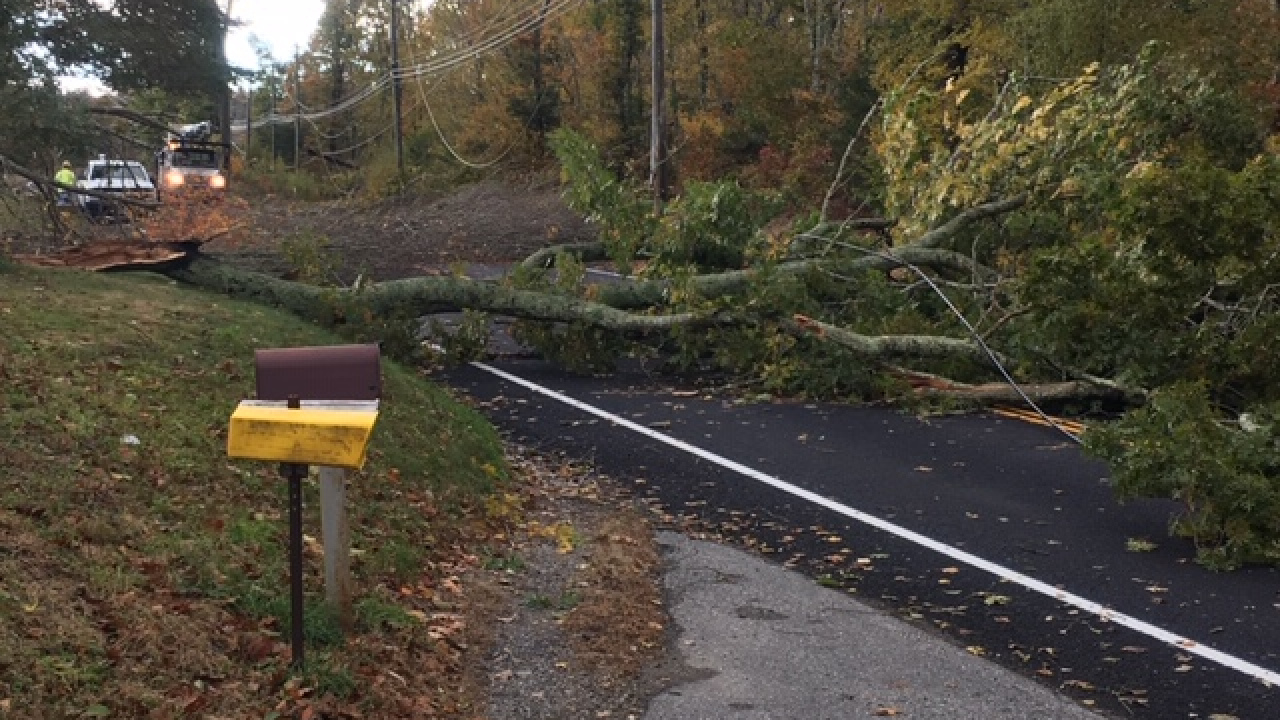
%> input picture 3.jpg, 1280 x 720 px
$ octave CreateSaliencyMap_paper.m   (GNU Octave 9; MATLAB toolbox functions it lacks are replaced by stand-ins)
%> lines starting %> are read from the running program, lines starting %| are printed output that depends on the picture; in (x1, y1, x2, y2) boxes, pixels count from 0 and x2, y2 are one past the last pixel; in counts of white or black regions, pixels touching at a corner belong together; the program's own positions count from 1
### pyramid_reduce.m
%% Reduce an image applying Gaussian/Oriented Gabor Pyramid.
% 一般的操作是，构建高斯核，对原图像卷积，卷完后，偶数行删光
function IResult=pyramid_reduce(I,varargin)
%计算核
Wt2=[1,4,6,4,1;
    4,16,24,16,4;
    6,24,36,24,6;
    4,16,24,16,4;
    1,4,6,4,1]/256;
dim = size(I);
IResult=imfilter(I,Wt2,'same',mean(I(:)));
idx_row=1:2:dim(1);idx_column=1:2:dim(2);
IResult=IResult(idx_row,idx_column);
end

### normalization.m
function output = normalization(input,varargin)
% 先全部规整到[0,1]，随后取所有的局部最大值mi并平均得m，并求得整体最大值M,整张图片最后乘以(M-m)^2
% 所有图片规整到resize大小,如果有的话
if nargin>=2
    resize=varargin{1};
end
input(input<0)=0;
if(max(input(:))~=min(input(:)))
    input=(input - min(input(:))) / (max(input(:)) - min(input(:)))*1;
else
    input=input-input;
end
M=1;
idx=imregionalmax(input,4);idx(:,end)=0;idx(:,1)=0;idx(end,:)=0;idx(1,:)=0;
temp=input(idx);
m=mean(temp(:));
output=input*(M-m)^2;
if nargin>=2
    output=imresize(output,resize,'nearest');
end
end

### CreateSaliencyMap_paper.m
% for paper edition
% 整体上表现得比toolbox来的好，但是对于orientation还是特别差劲
clear
%% load image
image=im2double(imread('3.jpg'));
imagesize=size(image);
%> imagesize = [720 1280 3]
%% get feature(paper edition)
intensity=mean(image,3);
r=zeros(imagesize(1),imagesize(2));g=r;b=r;
idx=intensity>max(intensity(:))/10;
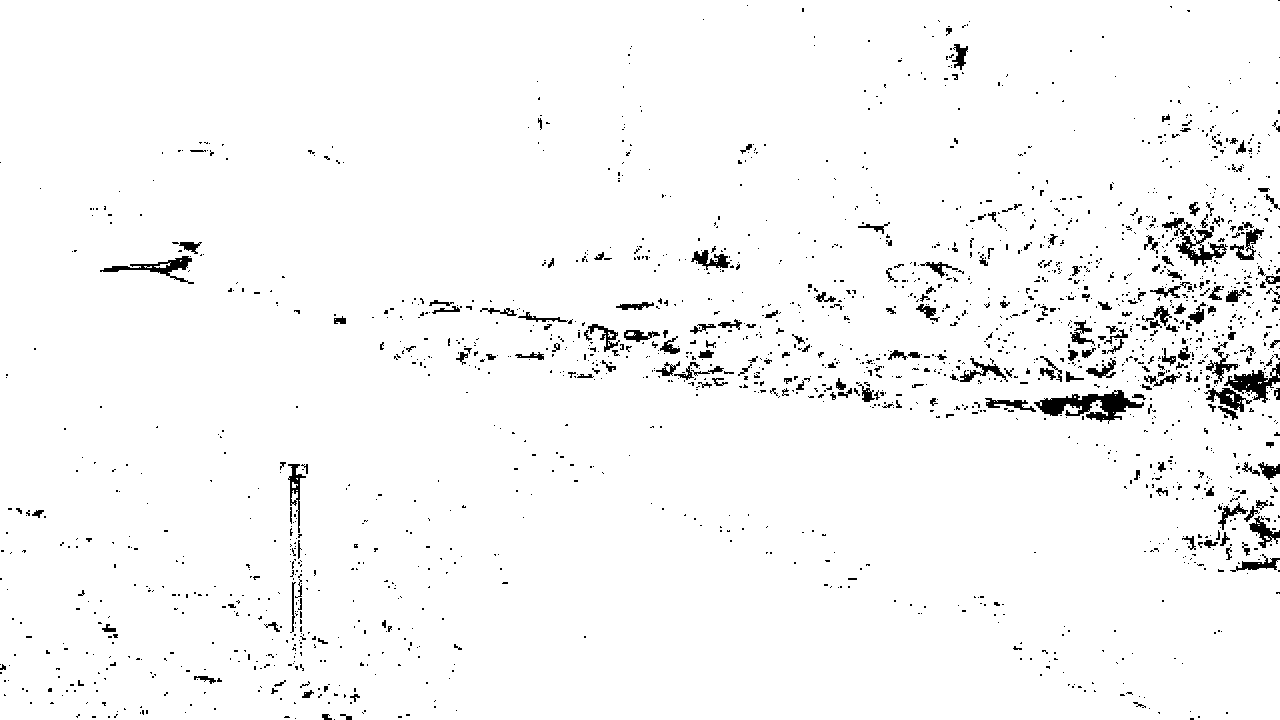
%> idx: size 720x1280 logical; 97.1% white; 1936 black regions (1703 under 20 px), largest, box (x1, y1, x2, y2) and area: (1034, 390, 1144, 424) 1582, (1162, 218, 1228, 266) 910, (1224, 362, 1280, 403) 852
temp=image(:,:,1);r(idx)=temp(idx)./intensity(idx);r(isnan(r))=0;
temp=image(:,:,2);g(idx)=temp(idx)./intensity(idx);g(isnan(g))=0;
temp=image(:,:,3);b(idx)=temp(idx)./intensity(idx);b(isnan(b))=0;
%> after `b(idx)=temp(idx)./intensity(idx)`:
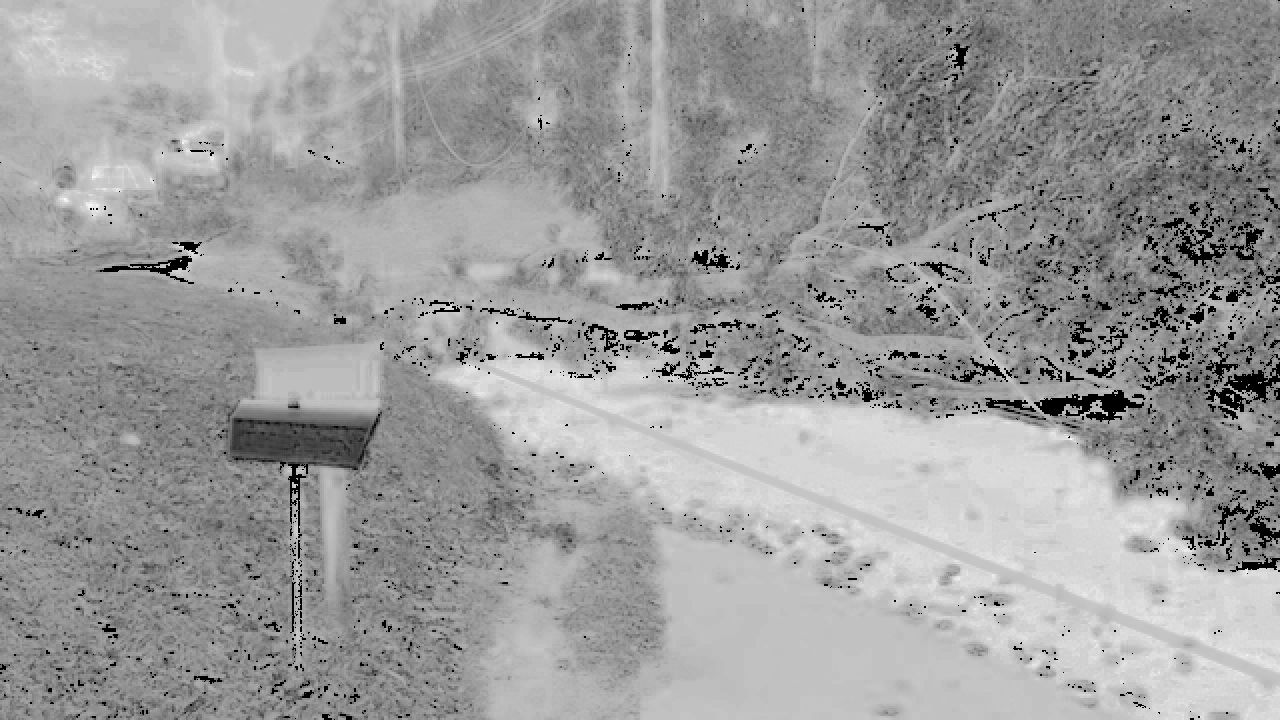
%> b: size 720x1280 double; min 0, max 1.33, mean 0.814; drawn with min black and max white
R=r-(g+b)/2;R(R<0)=0;
%> after `R(R<0)=0`:
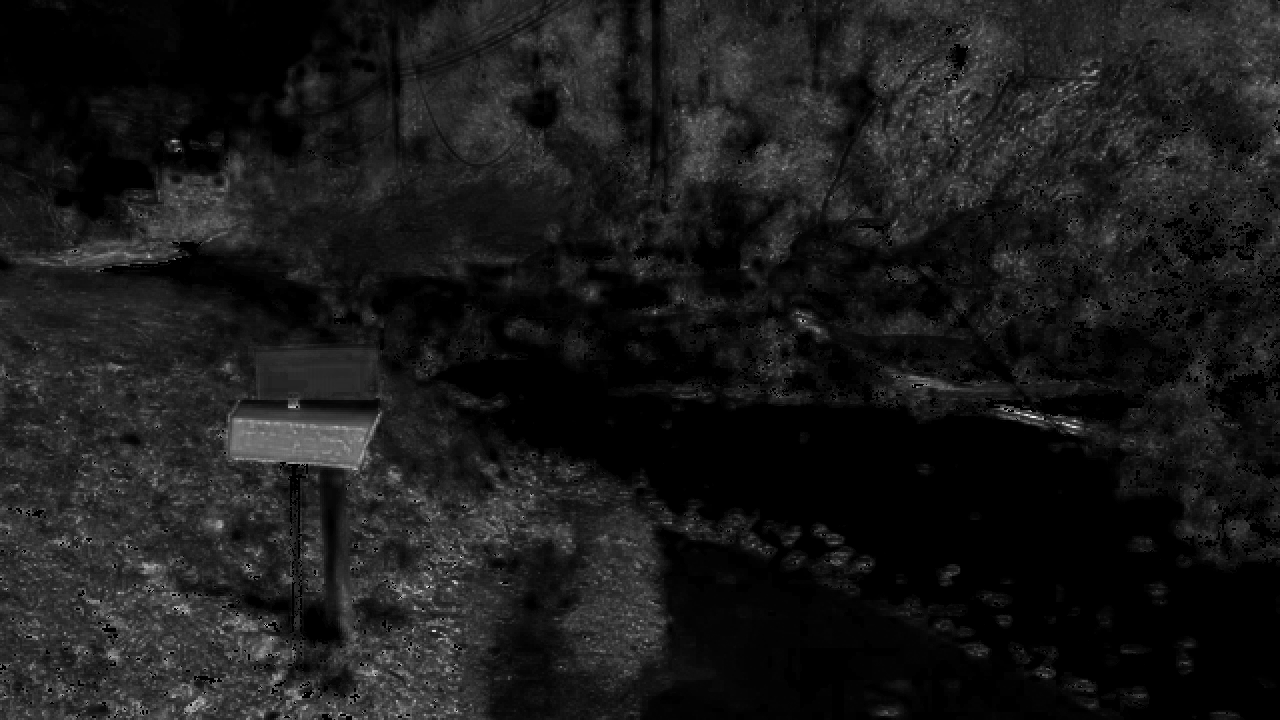
%> R: size 720x1280 double; min 0, max 1.8, mean 0.187; drawn with min black and max white
G=g-(r+b)/2;G(G<0)=0;
B=b-(r+g)/2;B(B<0)=0;
Y=(r+g)/2-abs(r-g)/2-b;Y(Y<0)=0;
%> after `Y(Y<0)=0`:
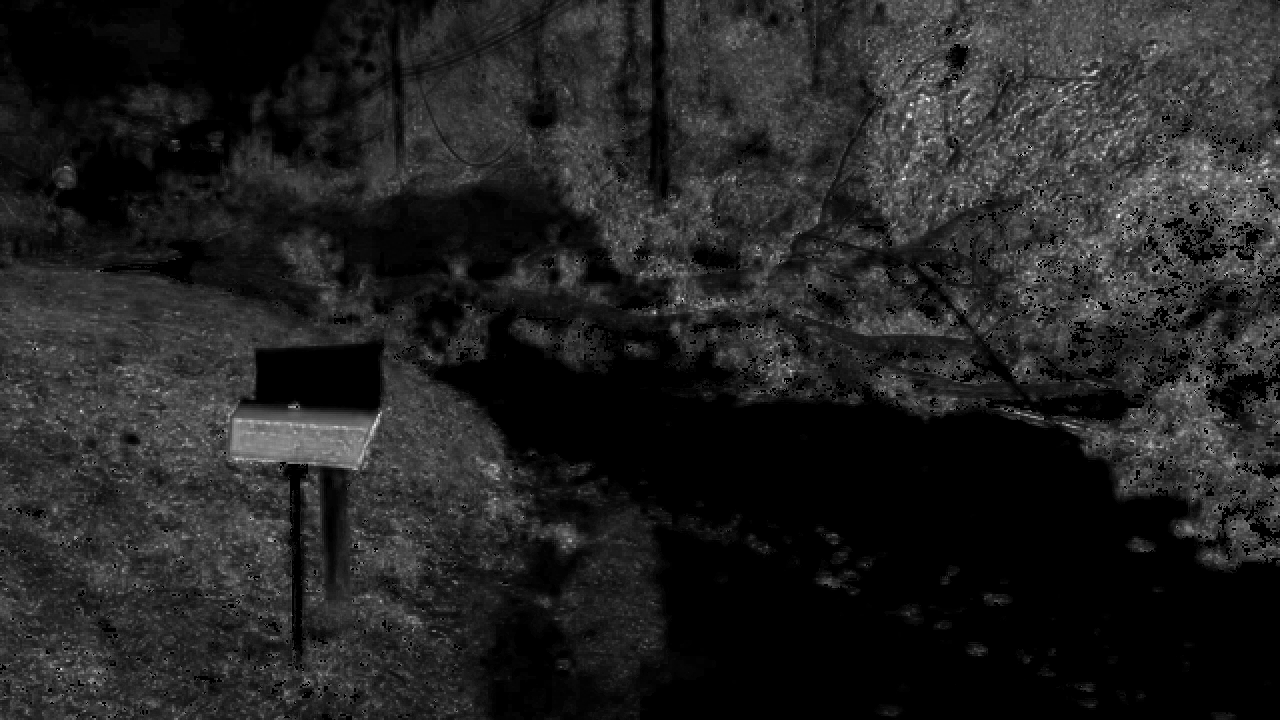
%> Y: size 720x1280 double; min 0, max 1.5, mean 0.208; drawn with min black and max white
%% make pyramid(paper edition)
% 注意这里的颜色通道是分别处理的
intensitypyramid=cell(1,9);intensitypyramid{1}=intensity;
for levels=2:9
    intensitypyramid{levels}=pyramid_reduce(intensitypyramid{levels-1});
end
%> this loop made 8 passes
%> dim in pyramid_reduce on passes 1 to 5: [720 1280], [360 640], [180 320], [90 160], [45 80]
%> (dim in pyramid_reduce, idx_column in pyramid_reduce) on passes 7 to 8: ([12 20], [1 3 5 7 9 11 13 15 17 19]), ([6 10], [1 3 5 7 9])
%> after the loop, intensitypyramid = 9 items
colorpyramid=cell(4,9);colorpyramid{1,1}=R;colorpyramid{2,1}=G;colorpyramid{3,1}=B;colorpyramid{4,1}=Y;
for levels=2:9
    for specificcolor=1:4
        colorpyramid{specificcolor,levels}=pyramid_reduce(colorpyramid{specificcolor,levels-1});
    end
end
%> after the loop, colorpyramid = 36 items
Wt2=[1,4,6,4,1;
    4,16,24,16,4;
    6,24,36,24,6;
    4,16,24,16,4;
    1,4,6,4,1]/256;
orientationpyramid=cell(4,9);
for levels=1:9
    for orientation=0:45:315
        [x,y]=meshgrid(1:length(Wt2));
        center=ceil(length(Wt2)/2);x=x-center;y=y-center;
        Period=7;
        cosine=cos((sind(orientation)*x+cosd(orientation)*y)*2*pi/Period);
        sine=cos((sind(orientation)*x+cosd(orientation)*y)*2*pi/Period+pi/2);
        % 这个标准化也很奇怪，为什么要用两个算子也不得而知
        filter1=Wt2.*cosine;filter1=filter1-mean(filter1(:));
        filter1=filter1/sqrt(sum(filter1(:).^2));
        filter2=Wt2.*sine;filter2=filter2-mean(filter2(:));
        filter2=filter2/sqrt(sum(filter2(:).^2));
        orientationpyramid{orientation/45+1,levels}=...
            abs(imfilter(intensitypyramid{levels},filter1,'same',mean(intensitypyramid{levels},'all')));
            abs(imfilter(intensitypyramid{levels},filter2,'same',mean(intensitypyramid{levels},'all')));
    end
end
%> after the loop, orientationpyramid = 72 items
%% center-surround difference(paper edition)
% 直到这里颜色通道才合并
featuremap.Intensity=cell(1,6);
featuremap.Color=cell(2,6);
featuremap.Orientation=cell(8,6);
count=0;
for c=3:5
    for delta=3:4
        s=c+delta;
        count=count+1;
        % 这里是resize到finer scale而不是destination scale
        featuremap.Intensity{count}=abs(intensitypyramid{c}-imresize(intensitypyramid{s},size(intensitypyramid{c}),'nearest'));
        featuremap.Color{1,count}=abs(colorpyramid{1,c}-colorpyramid{2,c}-...
            imresize(colorpyramid{2,s}-colorpyramid{1,s},size(colorpyramid{1,c}),'nearest'));
        featuremap.Color{2,count}=abs(colorpyramid{3,c}-colorpyramid{4,c}-...
            imresize(colorpyramid{4,s}-colorpyramid{3,s},size(colorpyramid{3,c}),'nearest'));
        for i=1:8
            featuremap.Orientation{i,count}=abs(orientationpyramid{i,c}-imresize(orientationpyramid{i,s},size(orientationpyramid{i,c}),'nearest'));
        end
    end
end
%> after the loop, count = 6
%% combination and normalization(paper edition)
destsize=size(intensitypyramid{5});
%> destsize = [45 80]
f=@(x) normalization(x,destsize);
featuremap.Intensity=cellfun(f,featuremap.Intensity,'UniformOutput',0);
%> featuremap.Intensity = 6 items
featuremap.Color=cellfun(f,featuremap.Color,'UniformOutput',0);
%> featuremap.Color = 12 items
featuremap.Orientation=cellfun(f,featuremap.Orientation,'UniformOutput',0);
%> featuremap.Orientation = 48 items

Ibar=normalization(sum(cat(3,featuremap.Intensity{:}),3));
Cbar_temp=cell(1,2);
for i=1:2
    Cbar_temp{i}=normalization(sum(cat(3,featuremap.Color{i,:}),3));
end
%> this loop made 2 passes
%> m in normalization on passes 1 to 2: 0.322, 0.443
%> after the loop, Cbar_temp = 2 items
Cbar=normalization(sum(cat(3,Cbar_temp{:}),3));
Obar_temp=cell(1,4);
for i=1:8
    Obar_temp{i}=normalization(sum(cat(3,featuremap.Orientation{i,:}),3));
end
%> this loop made 8 passes
%> m in normalization on passes 1 to 8: 0.151, 0.168, 0.18, 0.14, 0.151, 0.168, 0.18, 0.14
%> pass 1, in normalization (call 71), `idx=imregionalmax(input,4)`:
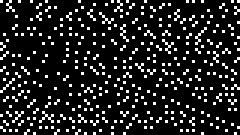
%> idx: size 45x80 logical (shown 3 times larger); 13.8% white in thin lines or dots
%> after the loop, Obar_temp = 8 items
Obar=normalization(sum(cat(3,Obar_temp{:}),3));
S=normalization((Ibar+Cbar+Obar)/3);
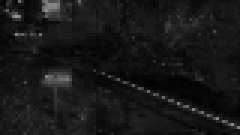
%> S: size 45x80 double (shown 3 times larger); min 0, max 0.589, mean 0.0936
%%
h=figure;
subplot(2,2,1);imshow(Cbar,[]);title('Color');
subplot(2,2,2);imshow(Ibar,[]);title('Intensity');
subplot(2,2,3);imshow(Obar,[]);title('Orientation');
subplot(2,2,4);imshow(S,[]);title('saliency');

$ run again, with 1.png saved as 3.jpg
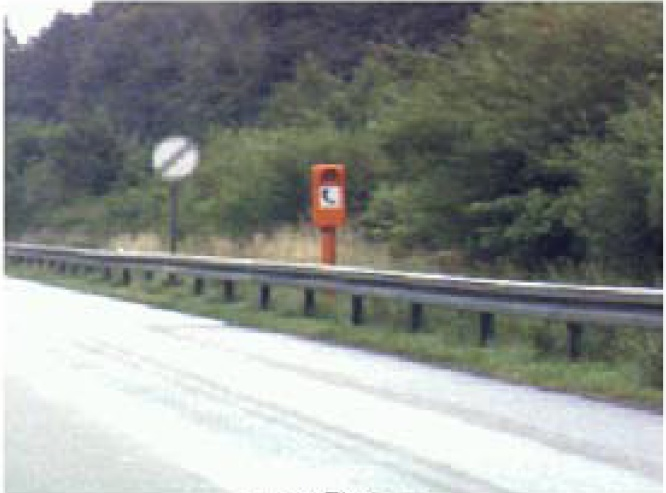
%> input picture 1.png, 666 x 493 px
%> `idx=intensity>max(intensity(:))/10;`:
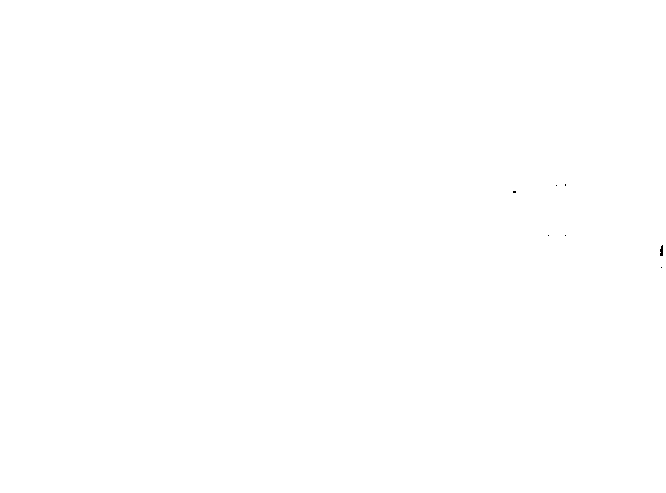
%> idx: size 493x666 logical; 100% white; black in thin lines or dots, all inside (x1, y1, x2, y2) = (513, 184, 663, 268)
%> the loop `for levels=2:9` made 8 passes
%> after the loop `for levels=2:9`: intensitypyramid = 9 items
%> after the loop `for levels=2:9`: colorpyramid = 36 items
%> after the loop `for levels=1:9`: orientationpyramid = 72 items
%> after the loop `for c=3:5`: count = 6
%> destsize = [31 42]
%> featuremap.Intensity = 6 items
%> featuremap.Color = 12 items
%> featuremap.Orientation = 48 items
%> the loop `for i=1:2` made 2 passes
%> m in normalization on passes 1 to 2: 0.178, 0.307
%> after the loop `for i=1:2`: Cbar_temp = 2 items
%> the loop `for i=1:8` made 8 passes
%> after the loop `for i=1:8`: Obar_temp = 8 items
%> `S=normalization((Ibar+Cbar+Obar)/3);`:
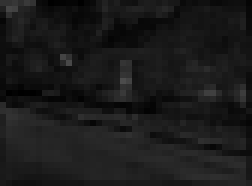
%> S: size 31x42 double (shown 6 times larger); min 0, max 0.301, mean 0.104
